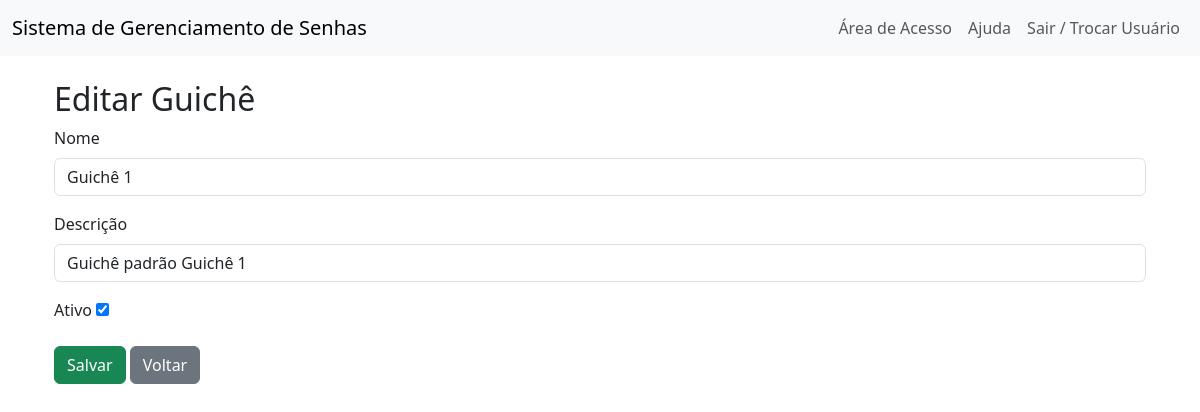
The page /admin/guiche/admin/guiches/edit/1 (signed in) on the database its author committed.
### app/models.py (models this page shows)
class Guiche(db.Model):
    __tablename__ = 'guiches'
    id = db.Column(db.Integer, primary_key=True)
    nome = db.Column(db.String(50), unique=True, nullable=False)
    descricao = db.Column(db.String(100))
    ativo = db.Column(db.Boolean, default=True)

### app/routes/admin_guiche.py (the view, shortened to what this page needs)
@admin_guiche_bp.route('/admin/guiches/edit/<int:guiche_id>', methods=['GET', 'POST'])
@login_required
def editar_guiche(guiche_id):
    if not current_user.is_admin:
        return redirect(url_for('operator.painel'))
    guiche = Guiche.query.get_or_404(guiche_id)
    return render_template('admin/guiche_form.html', guiche=guiche)

### app/__init__.py (called while the page is built)
@login_manager.user_loader
def load_user(user_id):
    return Usuario.query.get(int(user_id))

### app/templates/admin/guiche_form.html
{% extends 'base.html' %}
{% block content %}
<div class="container mt-4">
  <h2>{{ guiche and 'Editar Guichê' or 'Novo Guichê' }}</h2>
  <form method="post">
    <div class="mb-3">
      <label for="nome" class="form-label">Nome</label>
      <input type="text" class="form-control" id="nome" name="nome" value="{{ guiche.nome if guiche else '' }}" required>
    </div>
    <div class="mb-3">
      <label for="descricao" class="form-label">Descrição</label>
      <input type="text" class="form-control" id="descricao" name="descricao" value="{{ guiche.descricao if guiche else '' }}">
    </div>
    {% if guiche %}
    <div class="mb-3">
      <label class="form-label">Ativo</label>
      <input type="checkbox" name="ativo" value="1" {% if guiche.ativo %}checked{% endif %}>
    </div>
    {% endif %}
    <button type="submit" class="btn btn-success">Salvar</button>
    <a href="{{ url_for('admin_guiche.listar_guiches') }}" class="btn btn-secondary">Voltar</a>
  </form>
</div>
{% endblock %}

### rows shown on the page
Guiche: nome "Guichê 1", descricao "Guichê padrão Guichê 1", ativo "☑"

### other values the page prints
{{ config_nome_clinica or 'Sistema de Gerenciamento de Senhas' }} "Sistema de Gerenciamento de Senhas"
{{ guiche and 'Editar Guichê' or 'Novo Guichê' }} "Editar Guichê"
